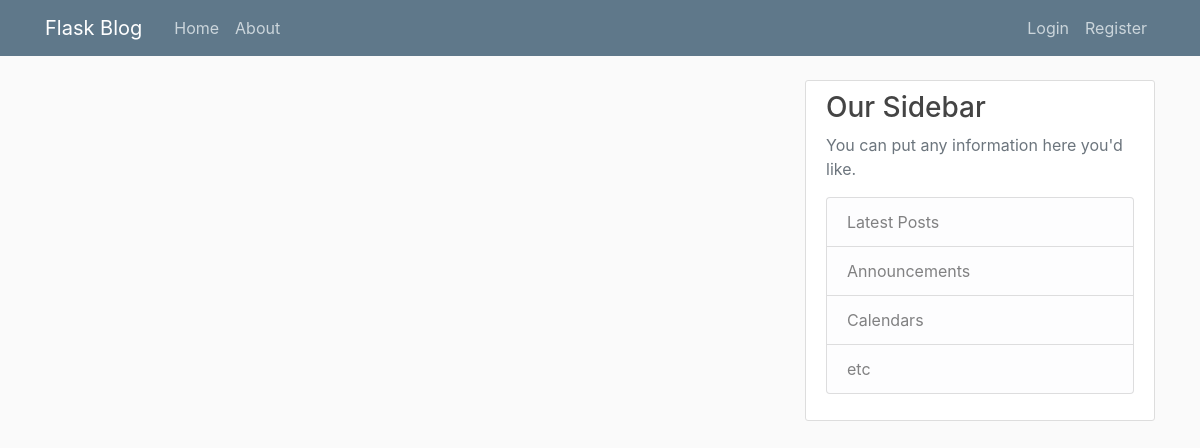
The app's page /home, older data.
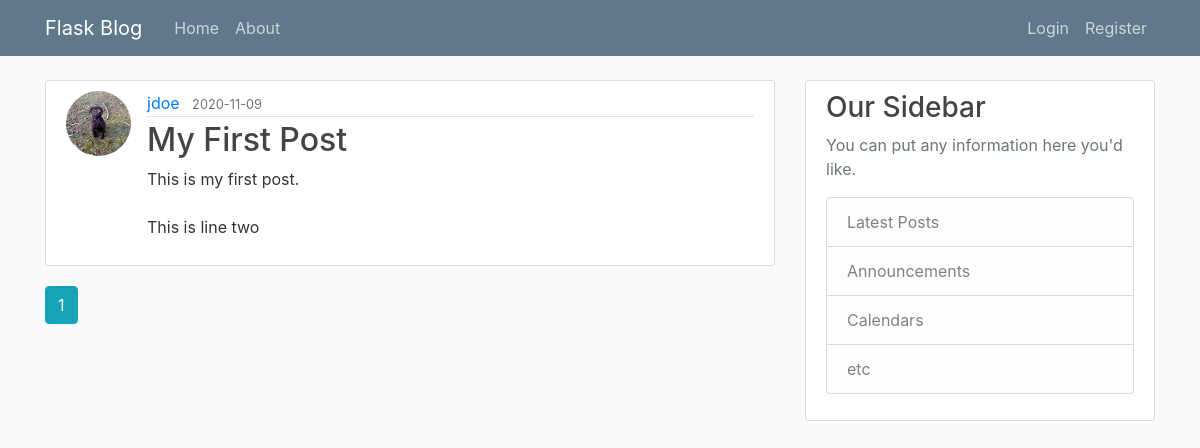
The same page, newer data.
### flaskblog/models.py (models this page shows, shortened)
class Post(db.Model):
    id  = db.Column(db.Integer, primary_key=True)
    title = db.Column(db.String(100), nullable=False)
    date_posted = db.Column(db.DateTime, nullable=False, default=datetime.utcnow)
    content = db.Column(db.Text, nullable=False)
    user_id = db.Column(db.Integer, db.ForeignKey('user.id'), nullable=False)

class User(db.Model, UserMixin):
    id  = db.Column(db.Integer, primary_key=True)
    username = db.Column(db.String(20), unique=True, nullable=False)
    email = db.Column(db.String(120), unique=True, nullable=False)
    image_file = db.Column(db.String(20), nullable=False, default='avatar.jpg')
    password = db.Column(db.String(60), nullable=False)
    posts = db.relationship('Post', backref='author', lazy=True)

### flaskblog/routes.py (the view)
@app.route('/')
@app.route('/home')
def home():
    page = request.args.get('page', 1, type=int)
    posts = Post.query.order_by(
        Post.date_posted.desc()).paginate(per_page=5, page=page)
    return render_template('home.html', posts=posts)

### flaskblog/templates/home.html
{% extends 'layout.html' %}
{% block content %}
    {% for post in posts.items %}
    <article class="media content-section">
        <img src="{{url_for('static', filename='profile_pics/' + post.author.image_file)}}"
            class="rounded-circle article-img">
        <div class="media-body">
            <div class="article-metadata">
                <a class="mr-2" href="{{url_for('user_posts', username=post.author.username)}}">{{ post.author.username }}</a>
                <small class="text-muted">{{ post.date_posted.strftime('%Y-%m-%d') }}</small>
            </div>
            <h2><a class="article-title" href="{{url_for('get_post', post_id=post.id)}}">{{ post.title }}</a></h2>
            <p class="article-content">{{ post.content }}</p>
        </div>
    </article>
    {% endfor %}
    {% for page_num in posts.iter_pages(left_edge=1, right_edge=1, left_current=1, right_current=2) %}
        {% if page_num %}
            {% if posts.page == page_num %}
                <a href="{{url_for('home', page=page_num)}}" class="btn btn-info mb-4">{{page_num}}</a>
            {% else %}
                <a href="{{url_for('home', page=page_num)}}" class="btn btn-outline-info mb-4">{{page_num}}</a>
            {% endif %}
        {% else %}
            ...
        {% endif %}
    {% endfor %}
{% endblock content %}

Row changes from the older to the newer data that the page shows:
added Post: image_file (picture), author.username "jdoe", date_posted "2020-11-09", title "My First Post", content "This is my first post. This is line two"
Text that changed along with them:
new list line: "1"
